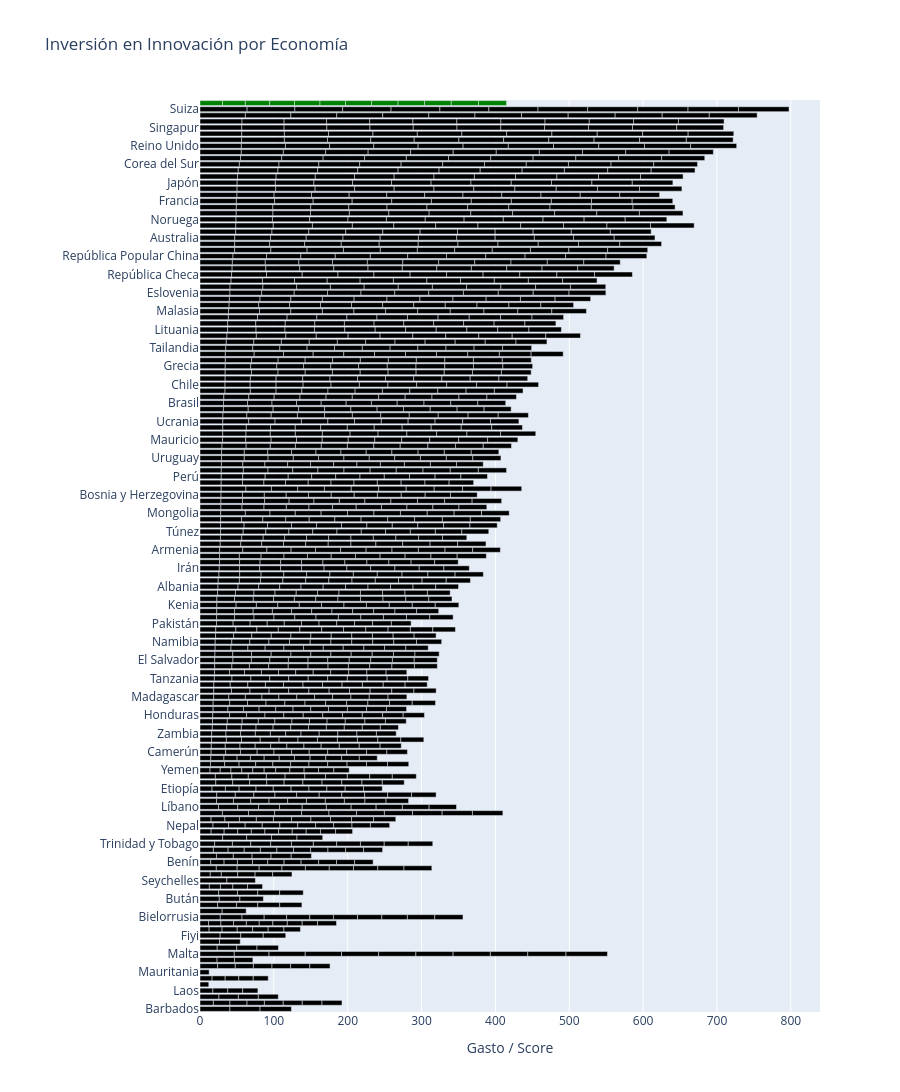

Notebook cell for this chart:
### Code cell
import plotly.express as px

# 1. Ordenamos los datos por Score para que se vea como una "escalera" (igual que tus fotos)
# Si quieres que el más alto esté arriba, usa ascending=True
innovacion_ran = innovacion_ran.sort_values("Score", ascending=True)

# 2. Creamos la columna lógica para el color
innovacion_ran['Color_Logic'] = innovacion_ran['Economies'].apply(
    lambda x: 'México' if str(x).strip() == 'México' else 'Otros'
)

# 3. Creamos el gráfico de barras
fig = px.bar(
    innovacion_ran, 
    x="Score", 
    y="Economies",  # Esto mantiene los nombres individuales en el eje Y
    orientation='h', # Barras horizontales
    color="Color_Logic", # El color se define por la categoría (México vs Otros)
    color_discrete_map={
        "México": "green",
        "Otros": "black"
    },
    title="Inversión en Innovación por Economía",
    labels={"Score": "Puntaje", "Economies": "País"},
    height=1200 # Aumentamos la altura para que se lean bien todos los nombres
)

# 4. Ajustes estéticos finales
fig.update_layout(
    showlegend=False, # Ocultamos la leyenda para que se vea más limpio
    margin=dict(l=200), # Margen izquierdo amplio para que quepan los nombres de países
    xaxis_title="Gasto / Score",
    yaxis_title=None
)

fig.show()

### Figure 1 — Plotly figure (JSON) as saved in the notebook; plotly's stock layout.template omitted (floating-point values rounded to 4 significant figures; data arrays with more than 128 entries replaced by an {"elided": "..."} marker saying what was removed)
{"data": [{"hovertemplate": "Color_Logic=Otros<br>Puntaje=%{x}<br>País=%{y}<extra></extra>", "legendgroup": "Otros", "marker": {"color": "black", "pattern": {"shape": ""}}, "name": "Otros", "orientation": "h", "showlegend": true, "textposition": "auto", "type": "bar", "x": {"elided": "1776 float values"}, "xaxis": "x", "y": {"elided": "1776 str values"}, "yaxis": "y"}, {"hovertemplate": "Color_Logic=México<br>Puntaje=%{x}<br>País=%{y}<extra></extra>", "legendgroup": "México", "marker": {"color": "green", "pattern": {"shape": ""}}, "name": "México", "orientation": "h", "showlegend": true, "textposition": "auto", "type": "bar", "x": [30.45, 31.0, 32.9, 33.6, 34.5, 34.6, 35.3, 35.8, 36.0, 36.1, 36.8, 38.0], "xaxis": "x", "y": ["México", "México", "México", "México", "México", "México", "México", "México", "México", "México", "México", "México"], "yaxis": "y"}], "layout": {"barmode": "relative", "height": 1200, "legend": {"title": {"text": "Color_Logic"}, "tracegroupgap": 0}, "margin": {"l": 200}, "showlegend": false, "title": {"text": "Inversión en Innovación por Economía"}, "xaxis": {"anchor": "y", "domain": [0, 1], "title": {"text": "Gasto / Score"}}, "yaxis": {"anchor": "x", "domain": [0, 1], "title": {}}}}
